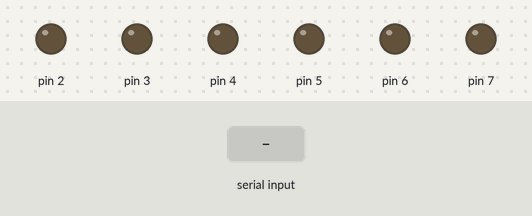
Bench run of a sketch on a simulated Arduino Mega 2560, built with avr-gcc and run on an emulated ATmega2560. Parts: output pins drawn as LEDs (lit = HIGH). The inputs (shaded band) are chosen by the test bench.

Above: at 1.2 s.
1.3 s: "1" received over the second serial link
At 2.5 s:
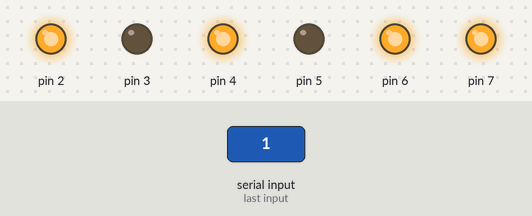
2.8 s: "0" received over the second serial link
At 3.8 s:
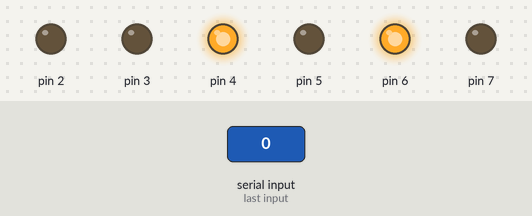
Timing chart, 0 to 5.8 s (numbered marks = the images above; inputs shaded):
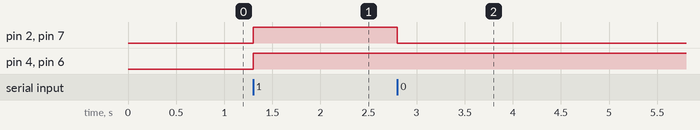

Measured:
- after the input at 1.3 s, pin 2, pin 4, pin 6, pin 7: LOW → HIGH at once
- after the input at 2.8 s, pin 2, pin 7: HIGH → LOW at once

The sketch:

K_2SO2.ino
```cpp
#include <MotorContrl.h>

int aPhase[2] = {6, 5}; //MotorA wird an PWM angeschlossen
int aEnable=7;

int bPhase[2]= {4, 3}; //MotorB wird an PWM angeschlossen
int bEnable=2;

int bt_input;

int lastPhaseA=0;
int lastPhaseB=0;

int lastSpeedA=0;
int lastSpeedB=0;

boolean steht=true;

Motor MOTOR_R(aEnable, aPhase[0], aPhase[1]);
Motor MOTOR_L(bEnable, bPhase[0], bPhase[1]);

void setup()
{
  //Bluetooth Intialiessieren
  Serial1.begin(9600);
  Serial1.println("Hey");
}


void loop()
{
  bt_input=Serial1.read();
  Serial1.read();
  if(bt_input == 'Help')
  {
    Serial1.println("Ich wurde erkannt");
  }
  if(bt_input == '1')
  {
     MOTOR_R.Fahren(1);
     MOTOR_L.Fahren(1);
     lastPhaseA = 1;
     lastPhaseB = 1;
     lastSpeedA = MOTOR_R.Give_Speed();
     lastSpeedB = MOTOR_L.Give_Speed();
     Serial1.println("Fahre los");
     steht = false;
  }
    if(bt_input == '0')
    {
     MOTOR_R.Fahren(0);
         MOTOR_L.Fahren(0);
         lastPhaseA = 1;
         lastPhaseB = 1;
              lastSpeedA = 0;
              lastSpeedB = 0;
              steht = true;
              Serial1.println("Bleibe stehen");
            }

}
```
